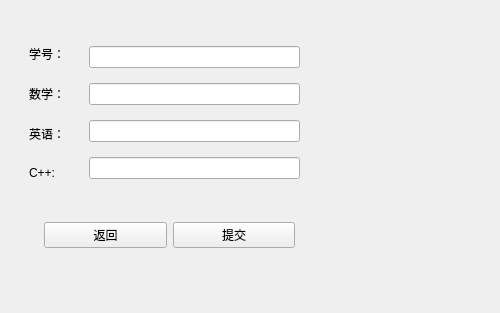
<?xml version="1.0" encoding="UTF-8"?>
<ui version="4.0">
 <class>AddStudentGrades</class>
 <widget class="QWidget" name="AddStudentGrades">
  <property name="geometry">
   <rect>
    <x>0</x>
    <y>0</y>
    <width>500</width>
    <height>313</height>
   </rect>
  </property>
  <property name="windowTitle">
   <string>Form</string>
  </property>
  <widget class="QWidget" name="widget_3" native="true">
   <property name="geometry">
    <rect>
     <x>20</x>
     <y>28</y>
     <width>289</width>
     <height>171</height>
    </rect>
   </property>
   <layout class="QHBoxLayout" name="horizontalLayout">
    <item>
     <widget class="QWidget" name="widget_2" native="true">
      <layout class="QVBoxLayout" name="verticalLayout_2">
       <item>
        <widget class="QLabel" name="label">
         <property name="text">
          <string>学号：</string>
         </property>
        </widget>
       </item>
       <item>
        <widget class="QLabel" name="label_2">
         <property name="text">
          <string>数学：</string>
         </property>
        </widget>
       </item>
       <item>
        <widget class="QLabel" name="label_3">
         <property name="text">
          <string>英语：</string>
         </property>
        </widget>
       </item>
       <item>
        <widget class="QLabel" name="label_4">
         <property name="text">
          <string>C++:</string>
         </property>
        </widget>
       </item>
      </layout>
     </widget>
    </item>
    <item>
     <widget class="QWidget" name="widget" native="true">
      <layout class="QVBoxLayout" name="verticalLayout">
       <item>
        <widget class="QLineEdit" name="lineEdit_stid"/>
       </item>
       <item>
        <widget class="QLineEdit" name="lineEdit_math"/>
       </item>
       <item>
        <widget class="QLineEdit" name="lineEdit_english"/>
       </item>
       <item>
        <widget class="QLineEdit" name="lineEdit_c"/>
       </item>
      </layout>
     </widget>
    </item>
   </layout>
  </widget>
  <widget class="QWidget" name="widget_4" native="true">
   <property name="geometry">
    <rect>
     <x>44</x>
     <y>210</y>
     <width>251</width>
     <height>50</height>
    </rect>
   </property>
   <layout class="QHBoxLayout" name="horizontalLayout_2">
    <item>
     <widget class="QPushButton" name="pushButton_back">
      <property name="text">
       <string>返回</string>
      </property>
     </widget>
    </item>
    <item>
     <widget class="QPushButton" name="pushButton_submit">
      <property name="text">
       <string>提交</string>
      </property>
     </widget>
    </item>
   </layout>
  </widget>
 </widget>
 <resources/>
 <connections/>
</ui>
